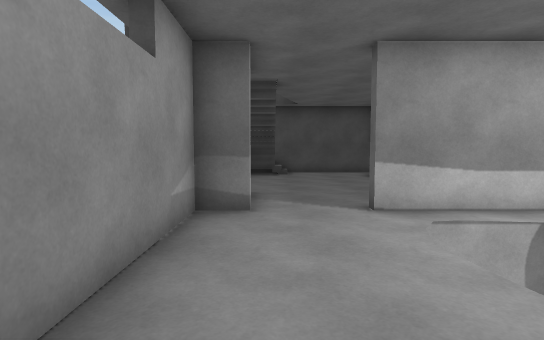
View 1 (above)

17 first-person views from a walk through a Unity game level. The camera is 1.3 m above the floor, tilts 4° down and sees 80° across. The floor is counted in squares, 1 m on a side. Each view is taken from the middle of a square. On the plan, view 1 faces up. The plan holds only what a view shows up to about 14 squares ahead; the rest is blank. The player is left out.

View 2
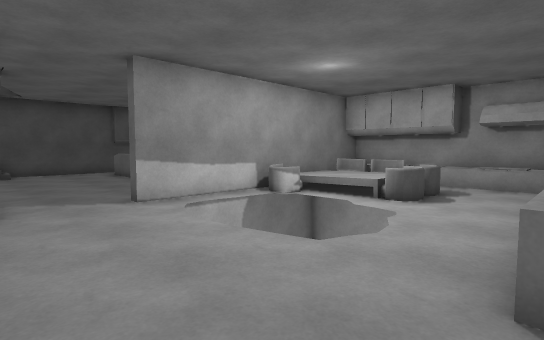

View 3
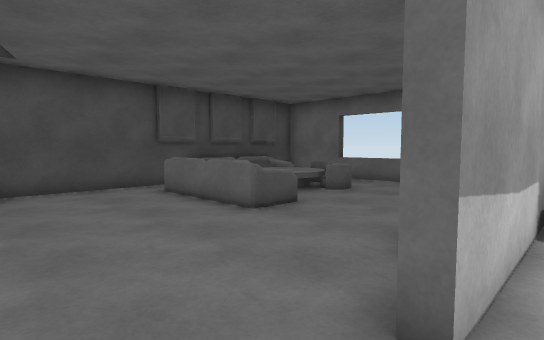

View 4
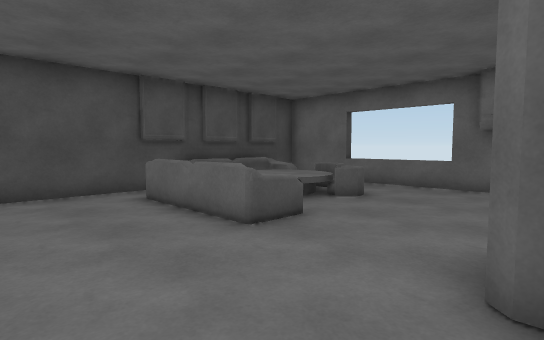

View 5
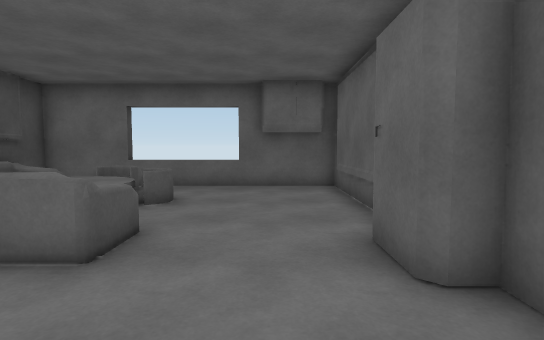

View 6
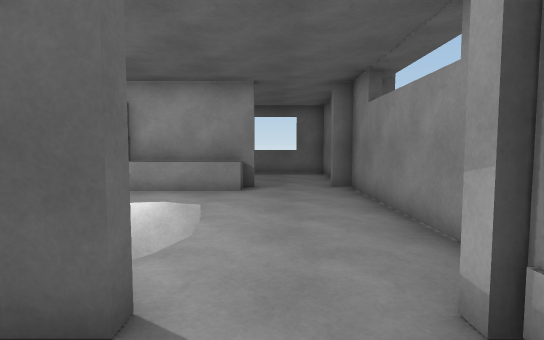

View 7
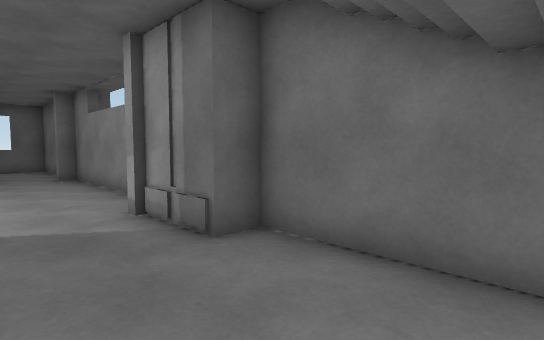

View 8
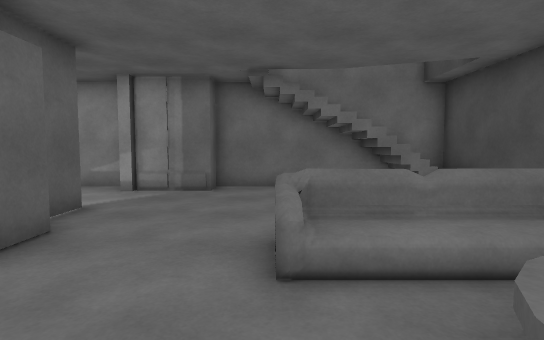

View 9
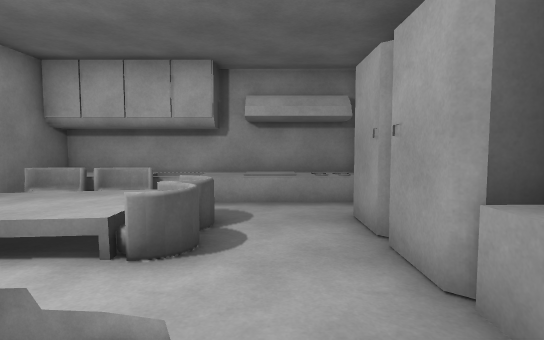

View 10
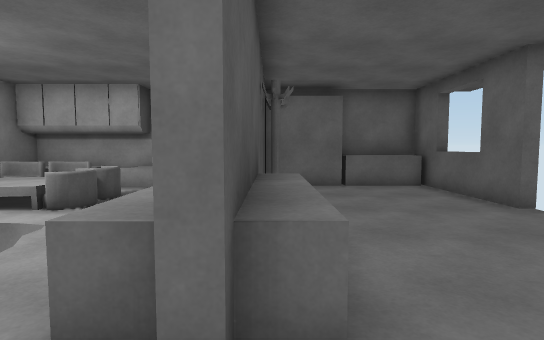

View 11
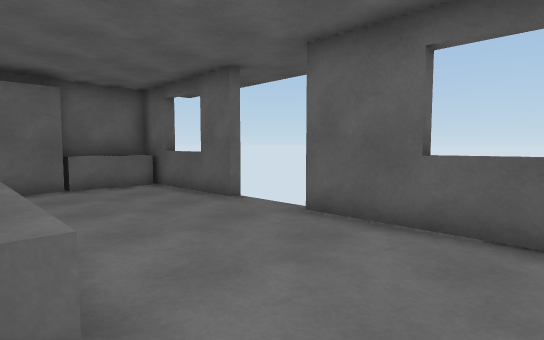

View 12
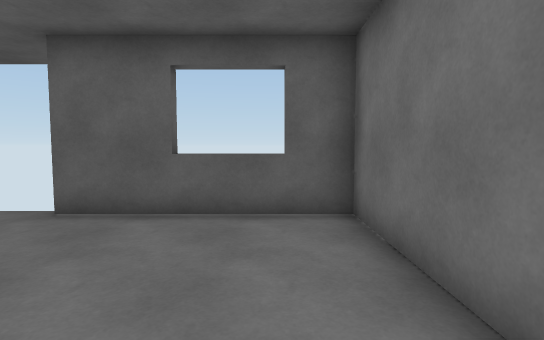

View 13
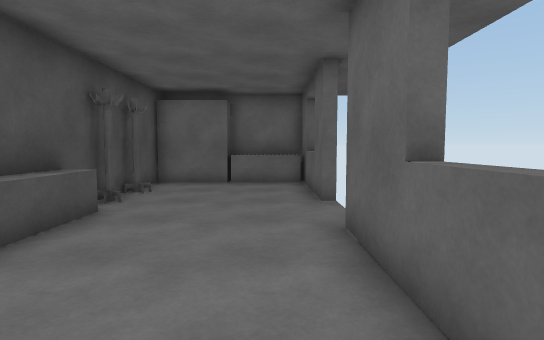

View 14
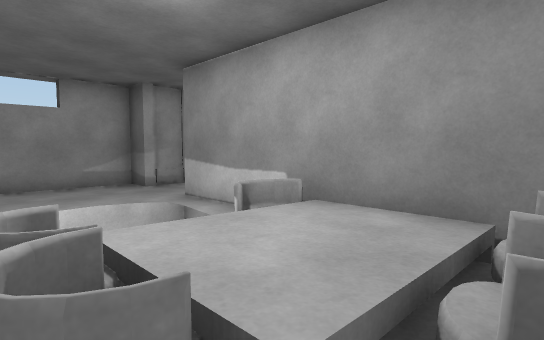

View 15
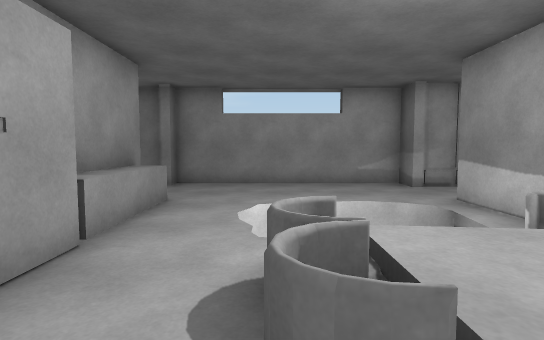

View 16
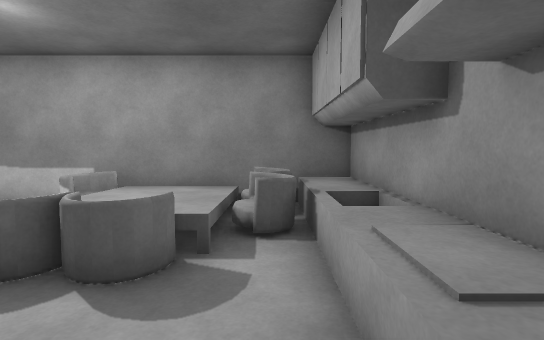

View 17
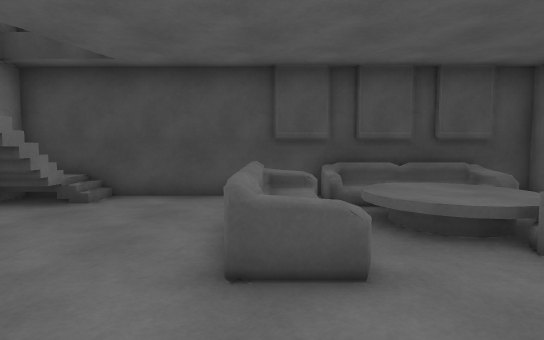

### Floor plan
Key: @ floor where view 1 was taken; # wall or solid block; x gap in a wall; . main floor; : floor 0.5 m higher than the main floor; / step, stairs or slope; = window, fence, low wall or low ledge; ^ raised ledge; v drop or lower ground; O other object.
Columns run from 2 left of view 1 to 12 right of it. Each row starts with its distance up from view 1.
 17 ###############
 16 #:/.....=///= #
 15 #//....==///x #
 14 #//....=//::x #
 13 #......O//::= =
 12 #......O/.==..=
 11 #......==.....=
 10 #.............#
  9 ##............#
  8 ##............#
  7 ##...##########
  6 #.......=#:####
  5 #....v  v::#=^#
  4 #...v   v::#=^#
  3 #....   .=#=.^#
  2 #....v v.===.^#
  1 #............^#
  0 #.@..........^#
 -1 #...^^^^####.^#
 -2 ##..##########
 -3 #............#
 -4 #............##
 -5 #............^#
 -6 #............^#
 -7 ###=###..##==##
 -8   ###    # ###

Positions as (right, up) in squares from view 1, and headings:
1: (0, 0), facing up
2: (-1, -1), facing up-right
3: (0, 6), facing up-right
4: (1, 7), facing up-right
5: (1, 9), facing right
6: (1, 9), facing down
7: (2, 13), facing down-left
8: (9, 11), facing left
9: (3, 1), facing right
10: (0, -2), facing right
11: (0, -2), facing down-right
12: (0, -1), facing down
13: (-1, -6), facing right
14: (10, 2), facing up-left
15: (10, 2), facing left
16: (10, -1), facing up
17: (5, 8), facing up
